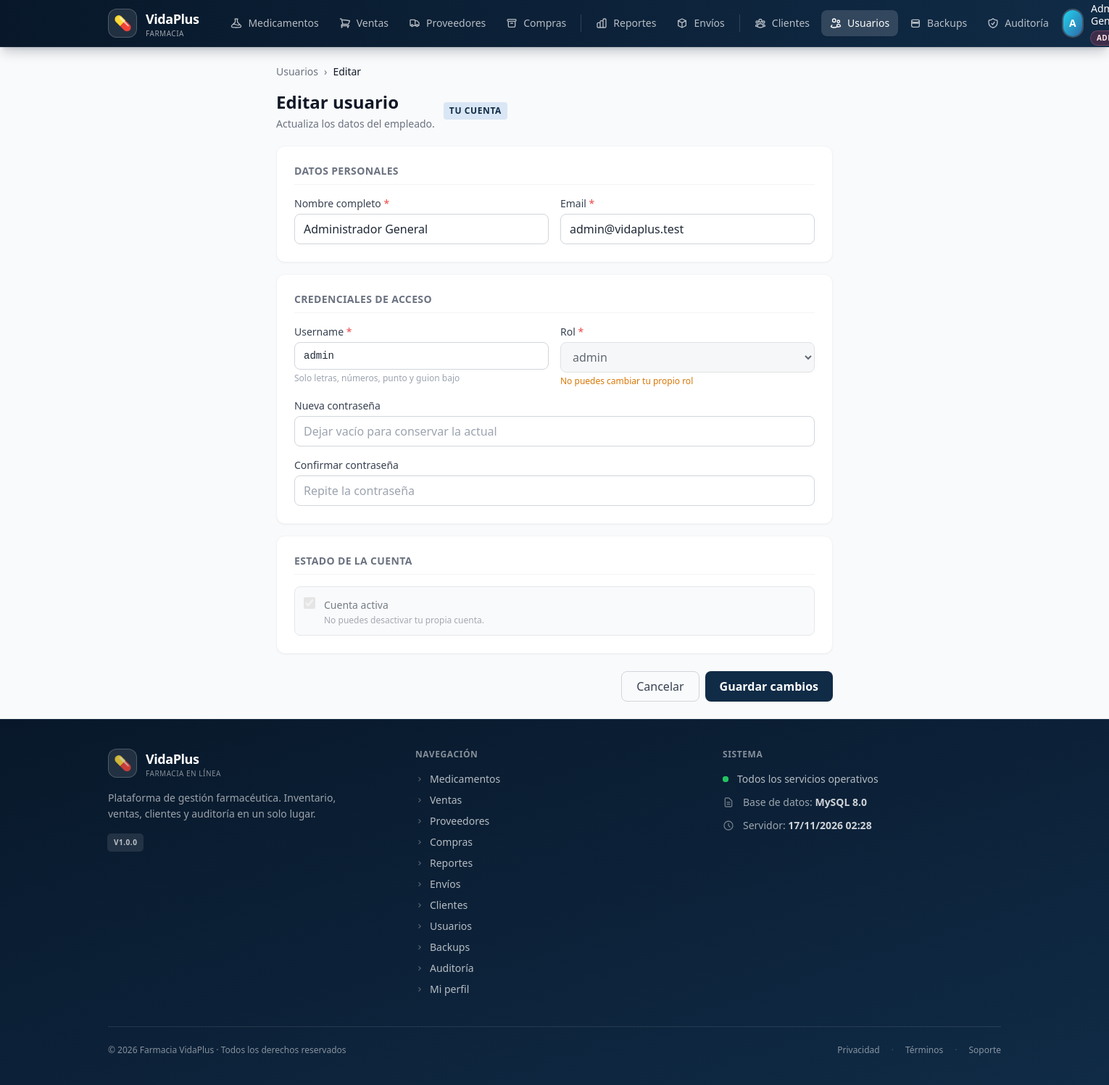
The page /modules/usuarios.php?accion=editar&id=1 (signed in) on the database its author committed.
### tables this page shows
CREATE TABLE usuarios (
    id_usuario      INT UNSIGNED AUTO_INCREMENT PRIMARY KEY,
    username        VARCHAR(50)  NOT NULL,
    password_hash   VARCHAR(255) NOT NULL,
    nombre_completo VARCHAR(120) NOT NULL,
    email           VARCHAR(100) NOT NULL,
    id_rol          INT UNSIGNED NOT NULL,
    activo          TINYINT(1)   NOT NULL DEFAULT 1,
    ultimo_login    DATETIME     NULL,
    fecha_creacion  DATETIME     NOT NULL DEFAULT CURRENT_TIMESTAMP,
    CONSTRAINT uq_usuarios_username UNIQUE (username),
    CONSTRAINT uq_usuarios_email    UNIQUE (email),
    CONSTRAINT fk_usuarios_rol FOREIGN KEY (id_rol)
      REFERENCES roles(id_rol) ON DELETE RESTRICT ON UPDATE CASCADE
);

CREATE TABLE roles (
    id_rol         INT UNSIGNED AUTO_INCREMENT PRIMARY KEY,
    nombre         VARCHAR(30) NOT NULL,
    descripcion    TEXT        NULL,
    nivel_acceso   TINYINT UNSIGNED NOT NULL DEFAULT 1,
    activo         TINYINT(1)  NOT NULL DEFAULT 1,
    fecha_creacion DATETIME    NOT NULL DEFAULT CURRENT_TIMESTAMP,
    CONSTRAINT uq_roles_nombre UNIQUE (nombre),
    CONSTRAINT chk_roles_nivel CHECK (nivel_acceso BETWEEN 1 AND 10)
);

### modules/usuarios.php (called while the page is built, shortened)
<?php
$accion = $_GET['accion'] ?? 'listar';
match($accion) {
    'crear'    => accionCrear(),
    'editar'   => accionEditar(),
    'eliminar' => accionEliminar(),
    'exportar' => accionExportar(),
    default    => accionListar(),
};
    ?>
    <?php
function accionEditar(): void
{
    $id = (int)($_GET['id'] ?? 0);
    $pdo = pdoActual();
    $stmt = $pdo->prepare("SELECT * FROM usuarios WHERE id_usuario = ?");
    $stmt->execute([$id]);
    $usuario = $stmt->fetch();
    $esUsuarioActual = ($id === (int)$_SESSION['usuario_id']);
    $roles = $pdo->query("SELECT id_rol, nombre, nivel_acceso FROM roles WHERE activo=1 ORDER BY nivel_acceso DESC")->fetchAll();
    $datos = $usuario;
    $datos['password'] = '';
    $datos['password_confirm'] = '';
    $modo = 'editar';
    require __DIR__ . '/../includes/header.php';
    require __DIR__ . '/../includes/forms/usuarios_form.php';
    require __DIR__ . '/../includes/footer.php';
}
        ?>

### includes/helpers.php (called while the page is built, shortened)
<?php
function e(?string $str): string
{
    return htmlspecialchars($str ?? '', ENT_QUOTES, 'UTF-8');
}

### includes/forms/usuarios_form.php (the view, shortened to what this page needs)
<?php
$esEditar = $modo === 'editar';
$accionForm = $esEditar
    ? '/modules/usuarios.php?accion=editar&id=' . (int)$usuario['id_usuario']
    : '/modules/usuarios.php?accion=crear';
?>
<div class="max-w-3xl mx-auto">
    <nav class="flex items-center gap-2 text-sm text-gray-500 mb-4">
        <a href="/modules/usuarios.php" class="hover:text-primary-600">Usuarios</a>
        <span>›</span>
        <span class="text-gray-900 font-medium"><?= $esEditar ? 'Editar' : 'Nuevo' ?></span>
    </nav>
    <div class="mb-5 flex items-center gap-3">
        <div>
            <h1 class="text-2xl font-bold text-gray-900">
                <?= $esEditar ? 'Editar usuario' : 'Nuevo usuario' ?>
            </h1>
            <p class="text-sm text-gray-500 mt-1">
                <?= $esEditar ? 'Actualiza los datos del empleado.' : 'Registra un nuevo empleado en el sistema.' ?>
            </p>
        </div>
        <?php if ($esEditar && $esUsuarioActual): ?>
            <span class="text-xs font-semibold uppercase tracking-wider bg-primary-100 text-primary-700 px-2 py-1 rounded">
                Tu cuenta
            </span>
        <?php endif; ?>
    </div>
    <form method="POST" action="<?= e($accionForm) ?>" class="space-y-4">
        <div class="bg-white rounded-xl shadow-sm border border-gray-100 p-6">
            <h2 class="text-sm font-semibold text-gray-500 uppercase tracking-wide mb-4 pb-2 border-b border-gray-100">
                Datos personales
            </h2>
            <div class="grid grid-cols-1 md:grid-cols-2 gap-4">
                <div>
                    <label class="block text-sm font-medium text-gray-700 mb-1">
                        Nombre completo <span class="text-red-500">*</span>
                    </label>
                    <input type="text" name="nombre_completo" required
                           value="<?= e($datos['nombre_completo'] ?? '') ?>"
                           class="w-full px-3 py-2 border border-gray-300 rounded-lg
                                  focus:ring-2 focus:ring-primary-500 focus:border-primary-500 outline-none transition">
                </div>
                <div>
                    <label class="block text-sm font-medium text-gray-700 mb-1">
                        Email <span class="text-red-500">*</span>
                    </label>
                    <input type="email" name="email" required
                           value="<?= e($datos['email'] ?? '') ?>"
                           class="w-full px-3 py-2 border border-gray-300 rounded-lg
                                  focus:ring-2 focus:ring-primary-500 focus:border-primary-500 outline-none transition">
                </div>
            </div>
        </div>
        <div class="bg-white rounded-xl shadow-sm border border-gray-100 p-6">
            <h2 class="text-sm font-semibold text-gray-500 uppercase tracking-wide mb-4 pb-2 border-b border-gray-100">
                Credenciales de acceso
            </h2>
            <div class="grid grid-cols-1 md:grid-cols-2 gap-4">
                <div>
                    <label class="block text-sm font-medium text-gray-700 mb-1">
                        Username <span class="text-red-500">*</span>
                    </label>
                    <input type="text" name="username" required
                           pattern="[a-zA-Z0-9_.]{3,50}"
                           title="3-50 caracteres: letras, números, punto y guion bajo"
                           value="<?= e($datos['username'] ?? '') ?>"
                           class="w-full px-3 py-2 border border-gray-300 rounded-lg font-mono text-sm
                                  focus:ring-2 focus:ring-primary-500 focus:border-primary-500 outline-none transition">
                    <p class="text-xs text-gray-400 mt-1">Solo letras, números, punto y guion bajo</p>
                </div>
                <div>
                    <label class="block text-sm font-medium text-gray-700 mb-1">
                        Rol <span class="text-red-500">*</span>
                    </label>
                    <select name="id_rol" required
                            <?= ($esEditar && $esUsuarioActual) ? 'disabled' : '' ?>
                            class="w-full px-3 py-2 border border-gray-300 rounded-lg
                                   focus:ring-2 focus:ring-primary-500 focus:border-primary-500 outline-none transition
                                   disabled:bg-gray-100 disabled:cursor-not-allowed">
                        <?php foreach ($roles as $r): ?>
                            <option value="<?= (int)$r['id_rol'] ?>"
                                <?= (int)($datos['id_rol'] ?? 0) === (int)$r['id_rol'] ? 'selected' : '' ?>>
                                <?= e($r['nombre']) ?>
                            </option>
                        <?php endforeach; ?>
                    </select>
                    <?php if ($esEditar && $esUsuarioActual): ?>
                        <p class="text-xs text-amber-600 mt-1">No puedes cambiar tu propio rol</p>
                    <?php endif; ?>
                </div>
                <div class="md:col-span-2">
                    <label class="block text-sm font-medium text-gray-700 mb-1">
                        <?= $esEditar ? 'Nueva contraseña' : 'Contraseña' ?>
                    </label>
                    <input type="password" name="password"
                           <?= $esEditar ? '' : 'required' ?>
                           minlength="6"
                           placeholder="<?= $esEditar ? 'Dejar vacío para conservar la actual' : 'Mínimo 6 caracteres' ?>"
                           class="w-full px-3 py-2 border border-gray-300 rounded-lg
                                  focus:ring-2 focus:ring-primary-500 focus:border-primary-500 outline-none transition">
                </div>
                <div class="md:col-span-2">
                    <label class="block text-sm font-medium text-gray-700 mb-1">
                        Confirmar contraseña
                    </label>
                    <input type="password" name="password_confirm"
                           <?= $esEditar ? '' : 'required' ?>
                           minlength="6"
                           placeholder="Repite la contraseña"
                           class="w-full px-3 py-2 border border-gray-300 rounded-lg
                                  focus:ring-2 focus:ring-primary-500 focus:border-primary-500 outline-none transition">
                </div>
            </div>
        </div>
        <?php if ($esEditar): ?>
            <div class="bg-white rounded-xl shadow-sm border border-gray-100 p-6">
                <h2 class="text-sm font-semibold text-gray-500 uppercase tracking-wide mb-4 pb-2 border-b border-gray-100">
                    Estado de la cuenta
                </h2>
                <div class="flex items-start gap-3 p-3 rounded-lg bg-gray-50 border border-gray-200">
                    <input type="checkbox" name="activo" value="1" id="chk_activo"
                        <?= !empty($datos['activo']) ? 'checked' : '' ?>
                        <?= $esUsuarioActual ? 'disabled' : '' ?>
                        class="mt-0.5 h-4 w-4 rounded border-gray-300 text-emerald-600 focus:ring-emerald-500
                               disabled:opacity-50 disabled:cursor-not-allowed">
                    <label for="chk_activo" class="cursor-pointer flex-1 <?= $esUsuarioActual ? 'opacity-60' : '' ?>">
                        <span class="text-sm font-medium text-gray-800">Cuenta activa</span>
                        <p class="text-xs text-gray-500 mt-0.5">
                            <?php if ($esUsuarioActual): ?>
                                No puedes desactivar tu propia cuenta.
                            <?php else: ?>
                                Los usuarios inactivos no pueden iniciar sesión.
                            <?php endif; ?>
                        </p>
                    </label>
                </div>
            </div>
        <?php endif; ?>
        <div class="flex flex-col-reverse sm:flex-row sm:justify-end gap-2 pt-2">
            <a href="/modules/usuarios.php"
               class="px-5 py-2 rounded-lg border border-gray-300 text-gray-700 hover:bg-gray-50 transition text-center">
                Cancelar
            </a>
            <button class="bg-primary-700 hover:bg-primary-800 text-white font-semibold
                           px-5 py-2 rounded-lg transition shadow-sm">
                <?= $esEditar ? 'Guardar cambios' : 'Crear usuario' ?>
            </button>
        </div>
    </form>
</div>

### rows shown on the page
usuarios: nombre_completo "Administrador General", email "admin@vidaplus.test", username "admin", id_rol "admin", activo "☑"

### other values the page prints
$item['label'] "Medicamentos"
$item['label'] "Ventas"
$item['label'] "Proveedores"
$item['label'] "Compras"
$item['label'] "Reportes"
$item['label'] "Envíos"
$item['label'] "Clientes"
$item['label'] "Usuarios"
$item['label'] "Backups"
$item['label'] "Auditoría"
$inicial "A"
